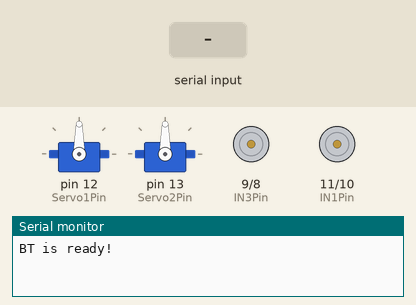
Simulated run of this sketch. Board: Arduino Uno, built with avr-gcc and run on an emulated ATmega328P. On the bench: 2 × servo, motor-driver pin pairs drawn as motors (green arrow = first pin HIGH = forward, orange = second pin HIGH = backward, longer = more drive), the last lines printed to the serial monitor. Inputs (shaded band) come from the test bench.

Above: at 1.2 s.
1.3 s: "B" received over the second serial link
At 1.8 s:
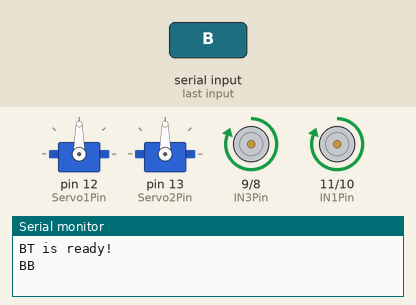
2.8 s: "L" received over the second serial link
At 4.0 s:
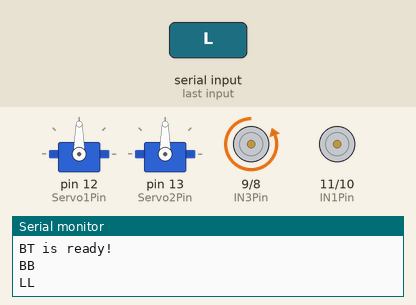
4.3 s: "R" received over the second serial link
At 5.3 s:
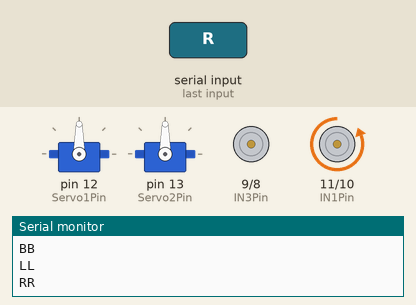
Timing chart, 0 to 7.3 s (numbered marks = the images above; inputs shaded):
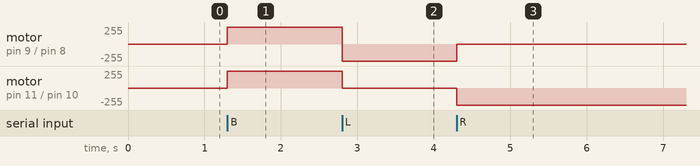

The sketch:

BT_Car04.ino
```cpp
#include <String.h>
#include <Servo.h>
/* Input for motorA:
   IN1      IN2      Action
   LOW      LOW      Motor Stop
   HIGH     LOW      Motor moves forward
   LOW      HIGH     Motor moves backward
   HIGH     HIGH     Motor Stop
*/
const int IN1Pin  = 11;
const int IN2Pin = 10;
const int IN3Pin = 9;
const int IN4Pin = 8;

const int DELAY = 3000;
#define TXPin 3
#define RXPin 2

#define Servo1Pin 12
#define Servo2Pin 13

#define EchoPin  5
#define TrigPin  4

#define PIRPin  6

#include <SoftwareSerial.h>   // 引用程式庫

// 定義連接藍牙模組的序列埠
SoftwareSerial BT(RXPin, TXPin); // 接收腳, 傳送腳
char val;  // 儲存接收資料的變數
//String CarCommand = String("FBLR") ;    //設定車子可以接受字串
String CarCommand = "FBLRX" ;    //設定車子可以接受字串
Servo myservo1;
Servo myservo2;

void setup()
{
  pinMode(IN1Pin, OUTPUT);
  pinMode(IN2Pin, OUTPUT);
  pinMode(IN3Pin, OUTPUT);
  pinMode(IN4Pin, OUTPUT);
//----------Servo
  myservo1.attach(Servo1Pin);
  myservo2.attach(Servo2Pin);

  //-------------HC-SR04
    pinMode(EchoPin, INPUT);
    pinMode(TrigPin, OUTPUT);

  //------------人體紅外線感測器(PIR Sensor)
    pinMode(PIRPin, INPUT);


  //------------BT_Talk Code

     Serial.begin(9600);   // 與電腦序列埠連線
  Serial.println("BT is ready!");

  // 設定藍牙模組的連線速率
  // 如果是HC-05，請改成9600
    BT.begin(9600);


}

void loop()
{
    if (BT.available())
    {
          val = BT.read();
          Serial.print(val);
        //    Serial.println(CarCommand.indexOf(2),DEC) ;
        //    Serial.println(CarCommand.indexOf('L'),DEC) ;
        //    Serial.println(CarCommand.indexOf('K'),DEC) ;
    if (CarCommand.indexOf(val) >0)
        {
          //  Serial.println(CarCommand.charAt(val)) ;
             BTCMD(val) ;     //執行車子命令

        }
    }
}
void BTCMD(char cmd)
{
    //執行車子命令

    if (cmd == 'F')
            forward();      //前進
    if (cmd == 'B')
            backward();     //向左
    if (cmd == 'L')
            left();         //向左
    if (cmd == 'R')
            right();        //向右
    if (cmd == 'X')
            motorstop();    //停車
      Serial.println(cmd) ;

}
boolean CheckPirSensor()
{
    if (digitalRead(PIRPin))
      {
        return true ;
      }
      else
      {
        return false ;
      }

}

double HC04_ultrasonic()
{
   double tmp = 0 ;
  double duration, distance;
  digitalWrite(TrigPin, HIGH);
  delayMicroseconds(1000);
  digitalWrite(TrigPin, LOW);
  duration = pulseIn(EchoPin, HIGH);
  distance = (duration/2) / 29.1;
  if (distance >= 200 || distance <= 0){
    tmp = -1 ;
    Serial.print(distance);
    Serial.println(" cm");
    Serial.println("Out of range");
    Serial.println("--------------");
  }
  else {
        tmp = distance ;
    Serial.print(distance);
    Serial.println(" cm");
    Serial.println("read ok...");
    Serial.println("--------------");
  }

  return (tmp);
}


void Servo1Action(int angle)
{
    myservo1.write(angle);  // set servo to mid-poin
}

void Servo2Action(int angle)
{
    myservo2.write(angle);  // set servo to mid-poin
}


void selfTest()
{
  forward();
  delay(DELAY);
  motorstop(); delay(500);

  backward();
  delay(DELAY);
  motorstop(); delay(500);

  right();
  delay(DELAY);
  motorstop(); delay(500);

  left();
  delay(DELAY);
  motorstop(); delay(500);
}

void motorstop()
{
  digitalWrite(IN1Pin, LOW);
  digitalWrite(IN2Pin, LOW);
  digitalWrite(IN3Pin, LOW);
  digitalWrite(IN4Pin, LOW);
}

void forward()
{
  digitalWrite(IN1Pin, LOW);
  digitalWrite(IN2Pin, HIGH);
  digitalWrite(IN3Pin, LOW);
  digitalWrite(IN4Pin, HIGH);
}

void backward()
{
  digitalWrite(IN1Pin, HIGH);
  digitalWrite(IN2Pin, LOW);
  digitalWrite(IN3Pin, HIGH);
  digitalWrite(IN4Pin, LOW);
}

// Let right motor keep running, but stop left motor
void right()
{
  digitalWrite(IN1Pin, LOW);
  digitalWrite(IN2Pin, HIGH);
  digitalWrite(IN3Pin, LOW);
  digitalWrite(IN4Pin, LOW);
}

// Let left motor keep running, but stop right motor
void left()
{
  digitalWrite(IN1Pin, LOW);
  digitalWrite(IN2Pin, LOW);
  digitalWrite(IN3Pin, LOW);
  digitalWrite(IN4Pin, HIGH);
}
```

Measured:
- after the input at 1.3 s, motor on pin 9 (IN3Pin) / pin 8 (IN4Pin), motor on pin 11 (IN1Pin) / pin 10 (IN2Pin): stopped → forward 255/255 at once
- after the input at 2.8 s, motor on pin 9 (IN3Pin) / pin 8 (IN4Pin): forward 255/255 → backward 255/255 at once; motor on pin 11 (IN1Pin) / pin 10 (IN2Pin): forward 255/255 → stopped at once
- after the input at 4.3 s, motor on pin 9 (IN3Pin) / pin 8 (IN4Pin): backward 255/255 → stopped at once; motor on pin 11 (IN1Pin) / pin 10 (IN2Pin): stopped → backward 255/255 at once
